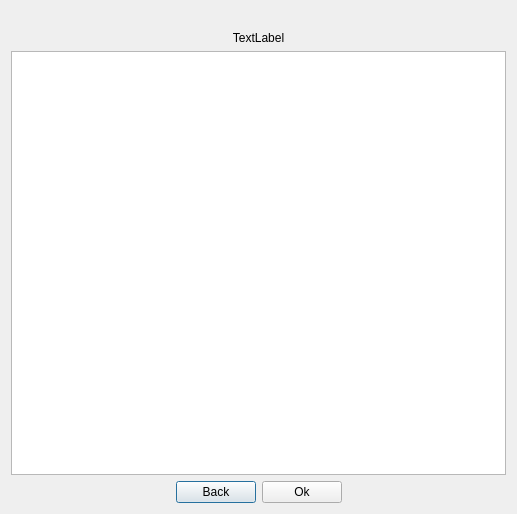
<?xml version="1.0" encoding="UTF-8"?>
<ui version="4.0">
 <class>ScopyAboutDialog</class>
 <widget class="QDialog" name="ScopyAboutDialog">
  <property name="windowModality">
   <enum>Qt::ApplicationModal</enum>
  </property>
  <property name="geometry">
   <rect>
    <x>0</x>
    <y>0</y>
    <width>517</width>
    <height>514</height>
   </rect>
  </property>
  <property name="windowTitle">
   <string>About Scopy</string>
  </property>
  <property name="modal">
   <bool>false</bool>
  </property>
  <layout class="QVBoxLayout" name="verticalLayout">
   <item>
    <widget class="QLabel" name="scopyLogo">
     <property name="sizePolicy">
      <sizepolicy hsizetype="Preferred" vsizetype="Maximum">
       <horstretch>0</horstretch>
       <verstretch>0</verstretch>
      </sizepolicy>
     </property>
     <property name="styleSheet">
      <string notr="true">QWidget {
background-image: url(:/menu/scopy_title.png);
background-repeat: no-repeat;
background-position: center center;
}</string>
     </property>
     <property name="text">
      <string/>
     </property>
     <property name="alignment">
      <set>Qt::AlignCenter</set>
     </property>
    </widget>
   </item>
   <item>
    <widget class="QLabel" name="centeredUnderLogo">
     <property name="sizePolicy">
      <sizepolicy hsizetype="Preferred" vsizetype="Maximum">
       <horstretch>0</horstretch>
       <verstretch>0</verstretch>
      </sizepolicy>
     </property>
     <property name="text">
      <string>TextLabel</string>
     </property>
     <property name="alignment">
      <set>Qt::AlignCenter</set>
     </property>
    </widget>
   </item>
   <item>
    <widget class="QTextBrowser" name="aboutTextBrowser">
     <property name="sizePolicy">
      <sizepolicy hsizetype="Minimum" vsizetype="Expanding">
       <horstretch>0</horstretch>
       <verstretch>0</verstretch>
      </sizepolicy>
     </property>
     <property name="html">
      <string>&lt;!DOCTYPE HTML PUBLIC &quot;-//W3C//DTD HTML 4.0//EN&quot; &quot;http://www.w3.org/TR/REC-html40/strict.dtd&quot;&gt;
&lt;html&gt;&lt;head&gt;&lt;meta name=&quot;qrichtext&quot; content=&quot;1&quot; /&gt;&lt;style type=&quot;text/css&quot;&gt;
p, li { white-space: pre-wrap; }
&lt;/style&gt;&lt;/head&gt;&lt;body style=&quot; font-family:'Ubuntu'; font-size:11pt; font-weight:400; font-style:normal;&quot;&gt;
&lt;p style=&quot;-qt-paragraph-type:empty; margin-top:0px; margin-bottom:0px; margin-left:0px; margin-right:0px; -qt-block-indent:0; text-indent:0px;&quot;&gt;&lt;br /&gt;&lt;/p&gt;&lt;/body&gt;&lt;/html&gt;</string>
     </property>
     <property name="openExternalLinks">
      <bool>true</bool>
     </property>
    </widget>
   </item>
   <item>
    <layout class="QHBoxLayout" name="horizontalLayout">
     <property name="topMargin">
      <number>0</number>
     </property>
     <item>
      <spacer name="horizontalSpacer">
       <property name="orientation">
        <enum>Qt::Horizontal</enum>
       </property>
       <property name="sizeHint" stdset="0">
        <size>
         <width>40</width>
         <height>20</height>
        </size>
       </property>
      </spacer>
     </item>
     <item>
      <widget class="QPushButton" name="backButton">
       <property name="text">
        <string>Back</string>
       </property>
      </widget>
     </item>
     <item>
      <widget class="QPushButton" name="okButton">
       <property name="text">
        <string>Ok</string>
       </property>
      </widget>
     </item>
     <item>
      <spacer name="horizontalSpacer_2">
       <property name="orientation">
        <enum>Qt::Horizontal</enum>
       </property>
       <property name="sizeHint" stdset="0">
        <size>
         <width>40</width>
         <height>20</height>
        </size>
       </property>
      </spacer>
     </item>
    </layout>
   </item>
  </layout>
 </widget>
 <resources/>
 <connections/>
</ui>
